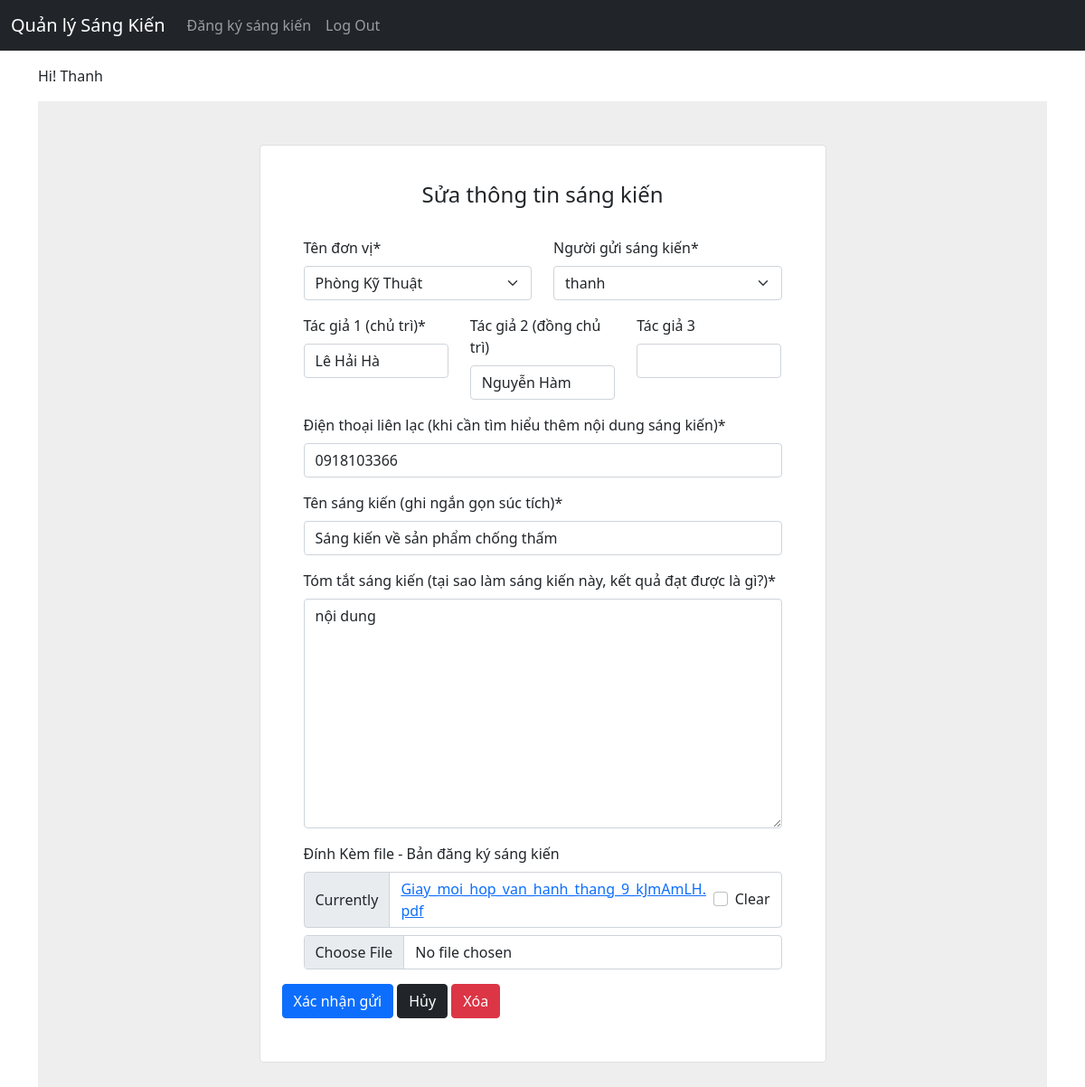
Screenshot of /list/1/sangkien/1/ (signed in) with the database file from the repository.
### accounts/models.py (models this page shows)
class CustomUser(AbstractUser):
    pass

### sangkien/models.py (models this page shows, shortened)
class Sangkien(models.Model):
    RANK_CHOICES = (
        ('I', 'Loại I',),
        ('II', 'Loại II',),
        ('III', 'Loại III',),
        ('KK', 'Khuyến Khích',),
        ('KĐ', 'Không Đạt cấp VTTP',),
    )
    author = models.CharField(max_length=255)
    author_2 = models.CharField(max_length=255, blank=True)
    author_3 = models.CharField(max_length=255, blank=True)
    cellphone = models.CharField(max_length=255)
    idea_name = models.CharField(max_length=1000)
    content = models.TextField(max_length=4000)
    upload_file = models.FileField(blank=True) # new upload_to="media/",
    note = models.TextField(max_length=4000, blank=True)
    donvivttp = models.ForeignKey(Donvivttp, on_delete=models.CASCADE, related_name='ideas')
    assign = models.ForeignKey(get_user_model(), on_delete=models.CASCADE,null=True, blank=True, related_name='assign')
    rank = models.CharField(
        max_length=3,
        choices= RANK_CHOICES,
        blank=True,
    )
    status_approved = models.BooleanField(default = False, blank=True)
    sent_VNPT = models.BooleanField(default = False, blank=True)
    sent_sangtao_VNPT = models.BooleanField(default = False, blank=True)
    created_at = models.DateTimeField(auto_now_add=True)
    updated_at = models.DateTimeField(null=True, blank=True)
    created_by = models.ForeignKey(
        get_user_model(),
        on_delete=models.CASCADE,
        related_name='ideas_created_by',
        )
    updated_by = models.ForeignKey(
        get_user_model(),
        on_delete=models.CASCADE,
        null=True,
        blank=True,
        related_name='+',
    )
    class Meta: # new
        indexes = [ # new Performance
            models.Index(fields=["id"], name="id_index_post"),
        ]
        ordering = ["created_at"]

class Donvivttp(models.Model):
    name = models.CharField(max_length=255,)
    nguoidungthuocdonvi = models.ForeignKey(get_user_model(), on_delete=models.CASCADE,null=True, blank=True, related_name='tenusers')
    class Meta: # new
        indexes = [ # new Performance
            models.Index(fields=["id"], name="id_index_topic"),
        ]
    def __str__(self):
        return self.name

### sangkien/views.py (the view, shortened to what this page needs)
class SangkienUpdate(UpdateView):
    model = Sangkien
    form_class = SangkienForm
    def get_context_data(self):
        context = super(SangkienUpdate, self).get_context_data()
        context["donvivttp"] = self.object.donvivttp
        context["title"] = "Sửa thông tin sáng kiến"
        return context

### sangkien/forms.py
class SangkienForm(forms.ModelForm):
    def __init__(self, *args, **kwargs):
        super(SangkienForm, self).__init__(*args, **kwargs)
        self.helper = FormHelper()
        self.helper.form_show_labels = True
    class Meta:
        model = Sangkien
        fields = [
            "donvivttp",
            "author",
            "author_2",
            "author_3",
            "cellphone",
            "idea_name",
            "content",
            "upload_file",
            "created_by",
        ]
        labels = {
            'donvivttp': 'Tên đơn vị',
            'author': 'Tác giả 1 (chủ trì)',
            "author_2": 'Tác giả 2 (đồng chủ trì)',
            "author_3": 'Tác giả 3',
            "cellphone": 'Điện thoại liên lạc (khi cần tìm hiểu thêm nội dung sáng kiến)',
            "idea_name": 'Tên sáng kiến (ghi ngắn gọn súc tích)',
            "content": 'Tóm tắt sáng kiến (tại sao làm sáng kiến này, kết quả đạt được là gì?)',
            "upload_file": 'Đính Kèm file - Bản đăng ký sáng kiến',
            "created_by": 'Người gửi sáng kiến',
        }

### templates/sangkien/sangkien_form.html (shortened to what this page needs)
{% extends "_base.html" %}
{%load crispy_forms_tags %}
{% block content %}
{% if user.is_authenticated %}
<form method="post" enctype="multipart/form-data">
    <section class="vh-50" style="background-color: #eee;">
        <div class="container py-5 h-50">
          <div class="row d-flex justify-content-center align-items-center h-50">
            <div class="col col-lg-9 col-xl-7">
              <div class="card rounded-3">
                <div class="card-body p-4">
                  <h4 class="text-center my-3 pb-3">{{ title }}</h4>
                  <table class="table mb-4">
                    <div class="container-sm">
                        <div class="form-group row">
                            <div class="form-group col-md-6 mb-0">
                            {{ form.donvivttp | as_crispy_field }}
                            </div>
                            <div class="form-group col-md-6 mb-0">
                            {{ form.created_by | as_crispy_field }}
                            </div>
                        </div>
                        <div class="row">
                            <div class="col">
                                {{ form.author | as_crispy_field }}
                            </div>
                            <div class="col">
                                {{ form.author_2 | as_crispy_field }}
                            </div>
                            <div class="col">
                                {{ form.author_3 | as_crispy_field }}
                            </div>
                        </div>
                        {{ form.cellphone | as_crispy_field }}
                        {{ form.idea_name | as_crispy_field }}
                        {{ form.content | as_crispy_field }}
                        {{ form.upload_file | as_crispy_field }}
                    </div>
                    <input
                        class="btn btn-primary me-1"
                        value="Xác nhận gửi"
                        type="submit">
                    <input
                        class="btn btn-dark me-1"
                        value="Hủy"
                        type="button"
                        onclick=location.href='{% url "sangkienlist" donvivttp.id %}'>
                    {% if object %}
                    <input
                        class="btn btn-danger me-1"
                        value="Xóa"
                        type="button"
                        onclick=location.href='{% url "sangkien-delete" donvivttp.id object.id %}'>
                    {% endif %}
                  </table>
                </div>
              </div>
            </div>
          </div>
        </div>
    </section>
</form>
{% else %}
    <h4>Bạn phải đăng nhập để gửi đăng ký sáng kiến</h4>
{% endif %}
{% endblock content %}

### templates/_base.html (shortened to what this page needs)
{% load static %}
<!DOCTYPE html>
<html>
<head>
  <link href="https://cdn.jsdelivr.net/npm/bootstrap@5.1.3/dist/css/bootstrap.min.css" rel="stylesheet">
  <link rel="stylesheet" href="{% static 'css/base.css' %}">
</head>
<body>
  <nav class="navbar navbar-expand-md navbar-dark fixed-top bg-dark">
    <div class="container-fluid">
      <a class="navbar-brand" href="{% url 'donvivttplist' %}">Quản lý Sáng Kiến</a>
      <div class="collapse navbar-collapse" id="navbarCollapse">
        <ul class="navbar-nav me-auto mb-2 mb-md-0">
          <li class="nav-item">
            <a class="nav-link" href="{% url 'donvivttplist' %}">Đăng ký sáng kiến</a>
          </li>
          {% if user.is_authenticated %}
          <li class="nav-item">
            <a class="nav-link" href="{% url 'account_logout' %}">Log Out</a>
          </li>
          {% endif %}
          </ul>
      </div>
    </div>
  </nav>
  <div class="container-sm">
    <p>Hi! {{ request.user.username.title }}</p>
    {% block content %}
    {% endblock content %}
  </div>
</body>
</html>

### static/css/base.css (style rules this page uses)
body { min-height: 75rem; padding-top: 4.5rem; }

### rows the page displays
CustomUser: user.username "Thanh"
Sangkien: donvivttp "Phòng Kỹ Thuật", created_by "thanh", author "Lê Hải Hà", author_2 "Nguyễn Hàm", cellphone "0918103366", idea_name "Sáng kiến về sản phẩm chống thấm", content "nội dung"
Donvivttp: id "Hủy", id "Xóa"

### other values shown
{{ title }} "Sửa thông tin sáng kiến"
